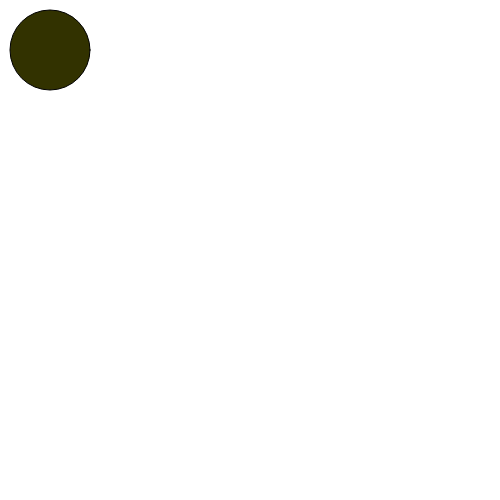
Frame 1 (no input)
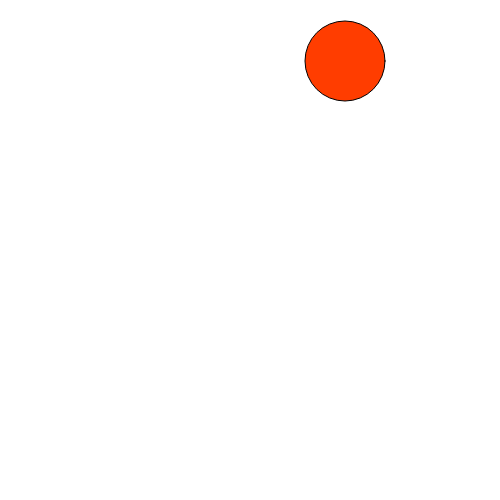
Frame 60 (no input)
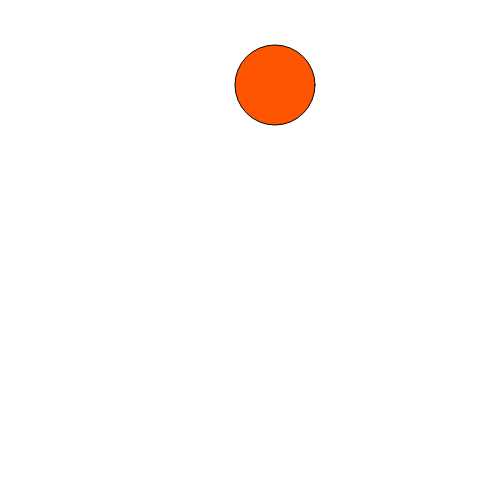
Frame 120 (the mouse pressed at the canvas centre since frame 60)

The p5.js sketch that drew these frames (run headless with seeded random() and noise() and a simulated clock; from frame 60 on, the mouse is pressed at the canvas centre):

// p5.js sketch
// ── sketch.js
function setup() {
  createCanvas(500, 500)
  xvelocity = 5
  yvelocity = 5
  x = 50
  y = 50
  gravity=1
}

function draw() {
  clear();
  fill(color(x, y, 0));
  ellipse(x, y, 80, 80);
  x+=xvelocity
  y+=yvelocity
  if(x>=width-40 || x<=40){
    xvelocity*=-1
  }
  if(y>=height-60 || y<=30){
    yvelocity*=-1
  }
  else {
    yvelocity+=gravity
  }
}

function mouseClicked() {
  gravity*=-1
}
